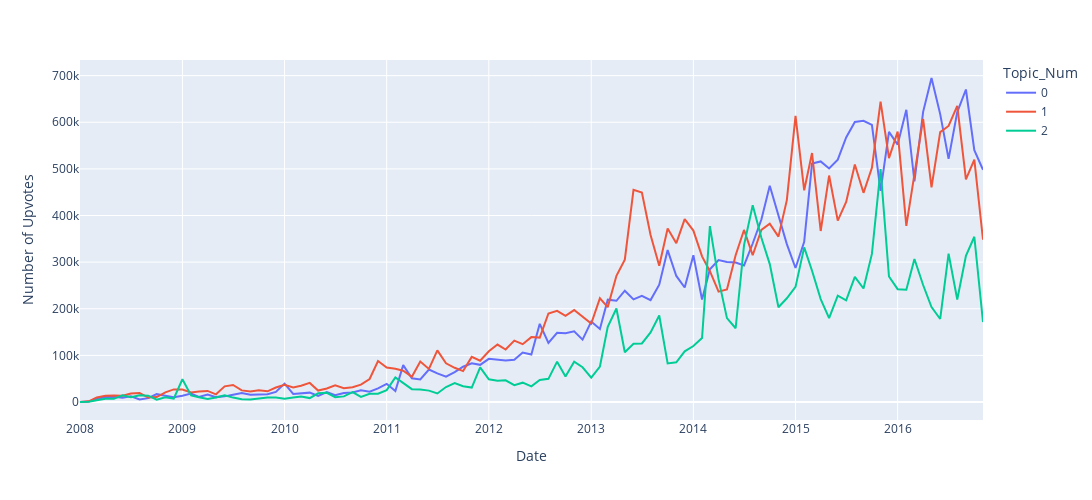

The code cell stored with this chart in its notebook:
### Markdown cell above
### The number of upvotes over time

### Code cell
px.line(num_upvotes_trend, x='date_created', y='Num_Upvotes', color = 'Topic_Num', labels={'Num_Upvotes':'Number of Upvotes', 'date_created':'Date'},
       height=500, width=1200)
